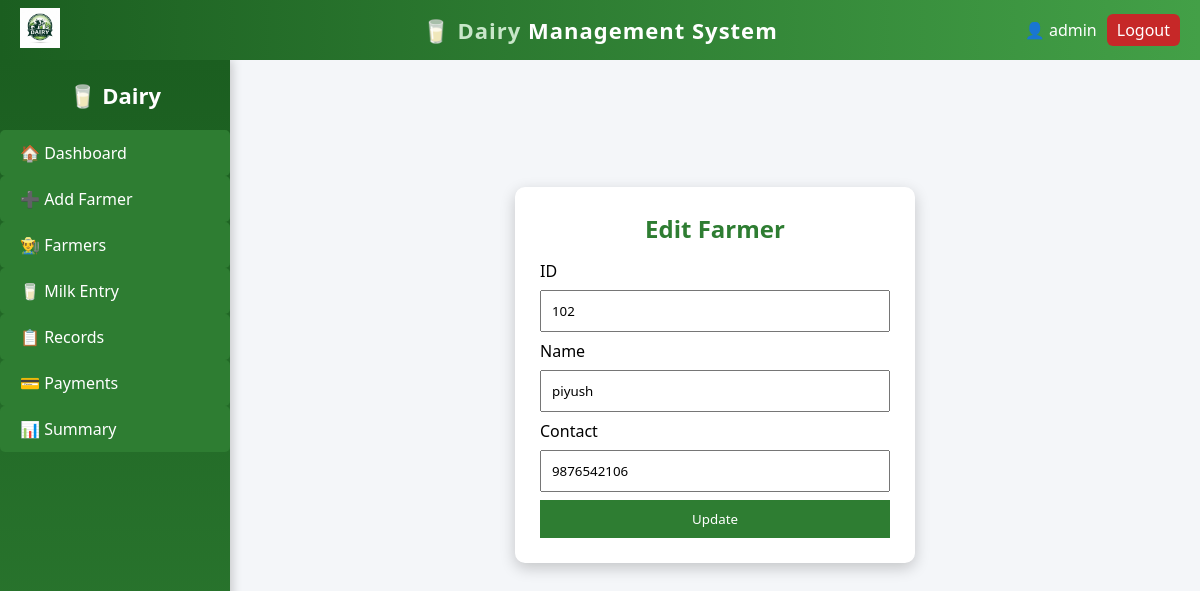
Page /farmer/edit/102 (signed in) on the committed database.
### tables this page shows
CREATE TABLE farmer(
        id INTEGER PRIMARY KEY,
        name TEXT,
        contact TEXT
    );

### app.py (the view, shortened to what this page needs)
@app.route('/farmer/edit/<int:id>', methods=['GET', 'POST'])
@login_required
def edit_farmer(id):
    con = get_connection()
    f = con.execute("SELECT * FROM farmer WHERE id=?", (id,)).fetchone()
    con.close()
    return render_template("farmer_edit.html", f=f)

### app.py (called while the page is built)
def login_required(f):
    @wraps(f)
    def decorated_function(*args, **kwargs):
        if 'user' not in session:
            return redirect('/login')
        return f(*args, **kwargs)
    return decorated_function

### db.py (called while the page is built)
def get_connection():
    con = sqlite3.connect("database.db")
    con.row_factory = sqlite3.Row
    return con

### templates/farmer_edit.html (shortened to what this page needs)
{% extends 'base.html' %}
{% block content %}
<div class="center-box">
<form method="post" class="form">
<h2>Edit Farmer</h2>
<label>ID</label>
<input value="{{f['id']}}" readonly>
<label>Name</label>
<input name="name" value="{{f['name']}}" required>
<label>Contact</label>
<input name="contact" value="{{f['contact']}}" required>
<button>Update</button>
</form>
</div>
{% endblock %}

### static/style.css (style rules this page uses)
* { margin: 0; padding: 0; box-sizing: border-box; font-family: 'Segoe UI', sans-serif; }
body { background: #f4f6f9; }
* { transition: all 0.3s ease; }
.form, .card, table, .upi-box { backdrop-filter: blur(10px); }
.center-box { display: flex; justify-content: center; align-items: center; min-height: 70vh; }
.form { background: white; padding: 25px; width: 400px; border-radius: 10px; box-shadow: 0 5px 15px rgba(0,0,0,0.2); }
.form h2 { text-align: center; margin-bottom: 15px; color: #2e7d32; }
.form input, .form select { width: 100%; padding: 10px; margin: 8px 0; }
.form button { width: 100%; padding: 10px; background: #2e7d32; color: white; border: none; }

### rows in the picture
farmer: id "102", name "piyush", contact "9876542106"

### other values in the picture
{{ session['user'] }} "admin"
